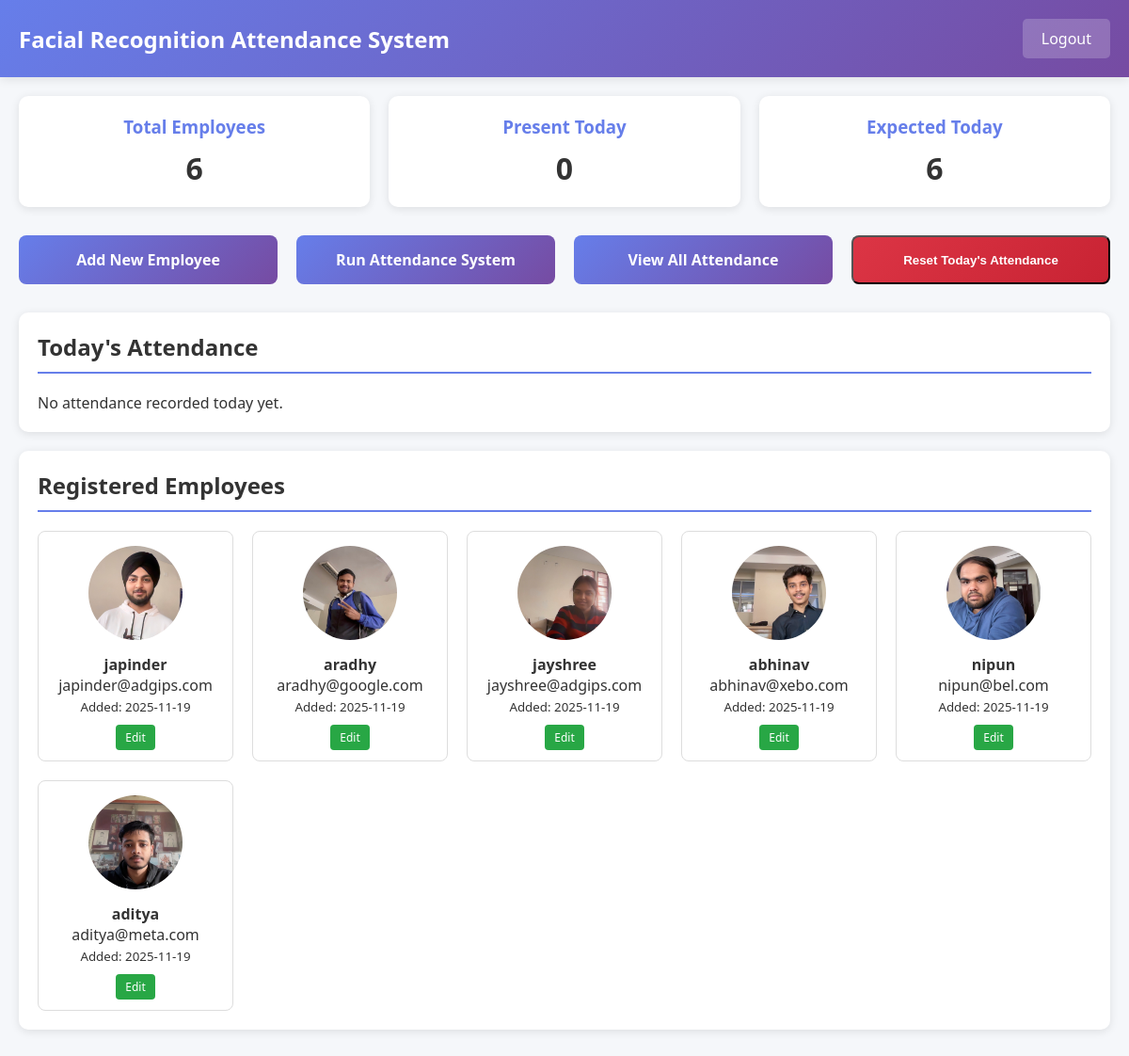
The page /dashboard (signed in) on the database its author committed.
### tables this page shows
CREATE TABLE employees (
                        id INTEGER PRIMARY KEY AUTOINCREMENT,
                        name TEXT NOT NULL,
                        email TEXT UNIQUE,
                        face_encoding TEXT NOT NULL,
                        image_path TEXT,
                        created_at TIMESTAMP DEFAULT CURRENT_TIMESTAMP
                    );

### app.py (the view)
@app.route('/dashboard')
def dashboard():
    if 'admin_id' not in session:
        return redirect(url_for('login'))
    conn = get_db_connection()
    employees = conn.execute('SELECT * FROM employees ORDER BY created_at DESC').fetchall()
    today = datetime.now().strftime('%Y-%m-%d')
    attendance_today = conn.execute('''
        SELECT a.*, e.name
        FROM attendance a
        JOIN employees e ON a.employee_id = e.id
        WHERE a.date = ?
        ORDER BY a.timestamp DESC
    ''', (today,)).fetchall()
    conn.close()
    return render_template('dashboard.html', employees=employees, attendance_today=attendance_today)

### app.py (called while the page is built)
def get_db_connection():
    conn = sqlite3.connect('attendance.db')
    conn.row_factory = sqlite3.Row
    return conn

### templates/dashboard.html (shortened to what this page needs)
<!DOCTYPE html>
<html lang="en">
<head>
</head>
<body>
    <div class="header">
        <h1>Facial Recognition Attendance System</h1>
        <a href="{{ url_for('logout') }}" class="logout-btn">Logout</a>
    </div>
    <div class="container">
        <div class="stats">
            <div class="stat-card">
                <h3>Total Employees</h3>
                <div class="number">{{ employees|length }}</div>
            </div>
            <div class="stat-card">
                <h3>Present Today</h3>
                <div class="number">{{ attendance_today|length }}</div>
            </div>
            <div class="stat-card">
                <h3>Expected Today</h3>
                <div class="number">{{ employees|length - attendance_today|length }}</div>
            </div>
        </div>
        <div class="actions">
            <a href="{{ url_for('add_employee') }}" class="action-btn">Add New Employee</a>
            <a href="{{ url_for('run_attendance') }}" class="action-btn">Run Attendance System</a>
            <a href="{{ url_for('attendance') }}" class="action-btn">View All Attendance</a>
            <button onclick="confirmReset()" class="action-btn reset-btn" style="background: linear-gradient(135deg, #dc3545 0%, #c82333 100%);">Reset Today's Attendance</button>
        </div>
        <div class="section">
            <h2>Today's Attendance</h2>
            {% if attendance_today %}
                <table class="attendance-table">
                    <thead>
                        <tr>
                            <th>Name</th>
                            <th>Time</th>
                        </tr>
                    </thead>
                    <tbody>
                        {% for record in attendance_today %}
                            <tr>
                                <td>{{ record.name }}</td>
                                <td>{{ record.timestamp.split(' ')[1] }}</td>
                            </tr>
                        {% endfor %}
                    </tbody>
                </table>
            {% else %}
                <p>No attendance recorded today yet.</p>
            {% endif %}
        </div>
        <div class="section">
            <h2>Registered Employees</h2>
            <div class="employee-grid">
                {% for employee in employees %}
                    <div class="employee-card">
                        {% if employee.image_path %}
                            <img src="{{ url_for('static', filename=employee.image_path) }}" alt="{{ employee.name }}">
                        {% else %}
                            <div style="width: 100px; height: 100px; border-radius: 50%; background: #ddd; margin: 0 auto 10px; display: flex; align-items: center; justify-content: center; font-size: 24px;">
                                {{ employee.name[0].upper() }}
                            </div>
                        {% endif %}
                        <h4>{{ employee.name }}</h4>
                        <p>{{ employee.email }}</p>
                        <small>Added: {{ employee.created_at.split(' ')[0] }}</small>
                        <div style="margin-top: 10px;">
                            <a href="{{ url_for('edit_employee', employee_id=employee.id) }}" class="edit-btn" style="background: #28a745; color: white; padding: 5px 10px; border-radius: 4px; text-decoration: none; font-size: 12px;">Edit</a>
                        </div>
                    </div>
                {% endfor %}
            </div>
        </div>
    </div>
</body>
</html>

### templates/dashboard.html (style rules this page uses)
* { margin: 0; padding: 0; box-sizing: border-box; }
body { font-family: 'Segoe UI', Tahoma, Geneva, Verdana, sans-serif; background: #f5f7fa; color: #333; }
.header { background: linear-gradient(135deg, #667eea 0%, #764ba2 100%); color: white; padding: 20px; display: flex; justify-content: space-between; align-items: center; box-shadow: 0 2px 10px rgba(0, 0, 0, 0.1); }
.header h1 { font-size: 24px; }
.logout-btn { background: rgba(255, 255, 255, 0.2); color: white; padding: 10px 20px; border-radius: 5px; text-decoration: none; transition: background 0.3s ease; }
.container { max-width: 1200px; margin: 0 auto; padding: 20px; }
.stats { display: grid; grid-template-columns: repeat(auto-fit, minmax(250px, 1fr)); gap: 20px; margin-bottom: 30px; }
.stat-card { background: white; padding: 20px; border-radius: 10px; box-shadow: 0 2px 10px rgba(0, 0, 0, 0.1); text-align: center; }
.stat-card h3 { color: #667eea; margin-bottom: 10px; }
.stat-card .number { font-size: 2em; font-weight: bold; color: #333; }
.actions { display: grid; grid-template-columns: repeat(auto-fit, minmax(200px, 1fr)); gap: 20px; margin-bottom: 30px; }
.action-btn { background: linear-gradient(135deg, #667eea 0%, #764ba2 100%); color: white; padding: 15px 20px; border-radius: 8px; text-decoration: none; text-align: center; font-weight: bold; transition: transform 0.2s ease, box-shadow 0.2s ease; display: block; }
.section { background: white; padding: 20px; border-radius: 10px; box-shadow: 0 2px 10px rgba(0, 0, 0, 0.1); margin-bottom: 20px; }
.section h2 { color: #333; margin-bottom: 20px; border-bottom: 2px solid #667eea; padding-bottom: 10px; }
.employee-grid { display: grid; grid-template-columns: repeat(auto-fill, minmax(200px, 1fr)); gap: 20px; }
.employee-card { border: 1px solid #ddd; border-radius: 8px; padding: 15px; text-align: center; }
.employee-card img { width: 100px; height: 100px; border-radius: 50%; object-fit: cover; margin-bottom: 10px; }

### rows shown on the page
employees: image_path (picture), name "japinder", email "japinder@adgips.com", created_at "2025-11-19"
employees: image_path (picture), name "aradhy", email "aradhy@google.com", created_at "2025-11-19"
employees: image_path (picture), name "jayshree", email "jayshree@adgips.com", created_at "2025-11-19"
employees: image_path (picture), name "abhinav", email "abhinav@xebo.com", created_at "2025-11-19"
employees: image_path (picture), name "nipun", email "nipun@bel.com", created_at "2025-11-19"
employees: image_path (picture), name "aditya", email "aditya@meta.com", created_at "2025-11-19"

### other values the page prints
{{ employees|length }} "6"
{{ attendance_today|length }} "0"
{{ employees|length - attendance_today|length }} "6"
